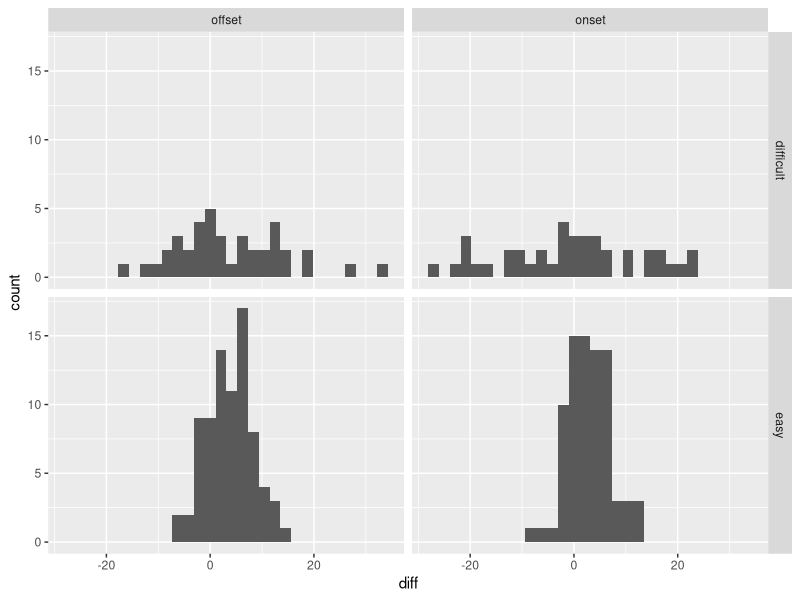

The R source for this figure:
# Exercise 9.3: Analyze boundary differences
# Research Methods in Phonetics, companion exercise script (MIT License).
# Run from the repository root; the excerpts printed in the book are taken from this file.

# --- Part 1 of 2 ---
library(readr); library(dplyr); library(tidyr); library(ggplot2)
b <- read_tsv("companion/data/ch09/synthetic_annotation/boundary_judgments.tsv") |>
  select(item_id, speaker_id, condition, boundary_type, annotator_id, time_ms) |>
  pivot_wider(names_from = annotator_id, values_from = time_ms) |>
  mutate(diff = SYN_RATER_B - SYN_RATER_A)
b |> group_by(boundary_type, condition) |>
  summarise(n = n(), mean_signed = mean(diff), median_abs = median(abs(diff)),
            q05 = quantile(diff, .05), q95 = quantile(diff, .95), .groups = "drop")
ggplot(b, aes(diff)) + geom_histogram(bins = 30) + facet_grid(condition ~ boundary_type)

# --- Part 2 of 2 ---
# milliseconds, fixed before looking at the differences
tol <- c(strict = 5, loose = 20)
within <- function(d) d |> group_by(boundary_type, condition) |>
  summarise(strict = mean(abs(diff) <= tol["strict"]),
            loose = mean(abs(diff) <= tol["loose"]), .groups = "drop")
set.seed(93); by_spk <- split(b, b$speaker_id)
boot <- bind_rows(lapply(1:1000, function(i)
  within(bind_rows(
    by_spk[sample(names(by_spk), replace = TRUE)]
  ))
))
ci <- boot |> group_by(boundary_type, condition) |>
  summarise(across(c(strict, loose),
                   list(lo = ~quantile(.x, .025),
                        hi = ~quantile(.x, .975))), .groups = "drop")
left_join(within(b), ci, by = c("boundary_type", "condition"))
